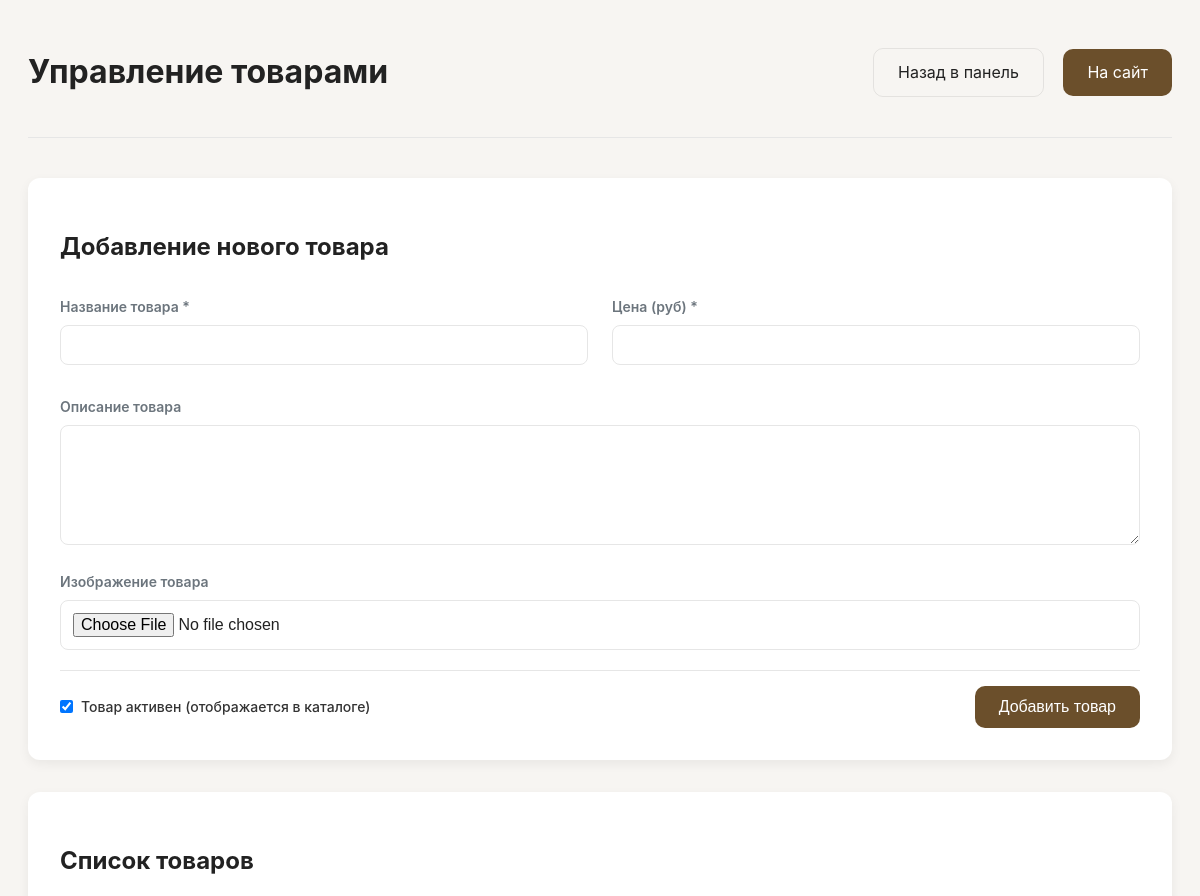
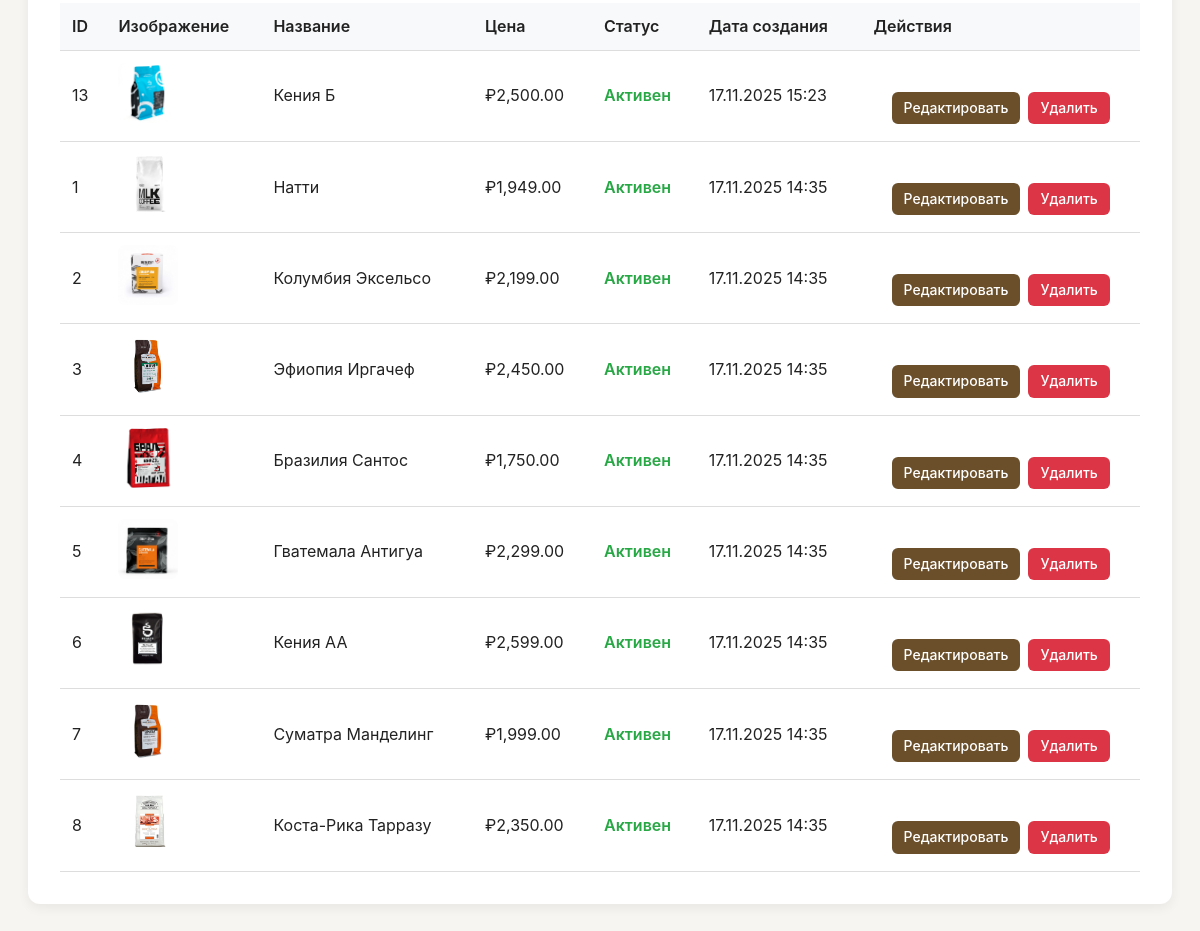
Screenshot of /admin/products.php (signed in) with the database file from the repository (2 pictures, top to bottom).
### tables this page shows
CREATE TABLE `photo` (
  `id` int NOT NULL,
  `image` varchar(200) NOT NULL,
  `text` varchar(200) NOT NULL,
  `price` decimal(10,2) DEFAULT '1949.00',
  `description` text,
  `is_active` tinyint(1) NOT NULL DEFAULT '1',
  `created_at` timestamp NOT NULL DEFAULT CURRENT_TIMESTAMP,
  `updated_at` timestamp NOT NULL DEFAULT CURRENT_TIMESTAMP ON UPDATE CURRENT_TIMESTAMP
);

### admin/products.php (the view, shortened to what this page needs)
<?php
require_once '../lib/db.php';
$edit_product = null;
try {
    $sql = 'SELECT * FROM photo ORDER BY created_at DESC';
    $query = $pdo->prepare($sql);
    $query->execute();
    $products = $query->fetchAll(PDO::FETCH_OBJ);
} catch (PDOException $e) {
    error_log("Products list error: " . $e->getMessage());
    $products = [];
}
?>
<!DOCTYPE html>
<html lang="ru">
<head>
    <link rel="stylesheet" href="../css/style.css">
    <link rel="stylesheet" href="../css/admin.css">
</head>
<body>
<main class="container admin-container">
    <div class="admin-header">
        <h1>Управление товарами</h1>
        <div>
            <a href="index.php" class="btn ghost">Назад в панель</a>
            <a href="../index.php" class="btn" style="margin-left: 15px;">На сайт</a>
        </div>
    </div>
    <section class="form-section">
        <h2><?php echo $edit_product ? 'Редактирование товара' : 'Добавление нового товара'; ?></h2>
        <form method="post" enctype="multipart/form-data">
            <div class="form-grid">
                <div class="form-group">
                    <label for="text">Название товара *</label>
                    <input type="text" id="text" name="text" required
                           value="<?php echo $edit_product ? htmlspecialchars($edit_product->text) : ''; ?>">
                </div>
                <div class="form-group">
                    <label for="price">Цена (руб) *</label>
                    <input type="number" id="price" name="price" step="0.01" min="0" required
                           value="<?php echo $edit_product ? $edit_product->price : ''; ?>">
                </div>
            </div>
            <div class="form-group">
                <label for="description">Описание товара</label>
                <textarea id="description" name="description"><?php echo $edit_product ? htmlspecialchars($edit_product->description) : ''; ?></textarea>
            </div>
            <div class="form-group">
                <label for="image">Изображение товара</label>
                <input type="file" id="image" name="image" accept="image/jpeg,image/jpg,image/png,image/gif,image/webp">
            </div>
            <div class="form-actions">
                <div class="active-checkbox">
                    <label style="display: flex; align-items: center; gap: 8px;">
                        <input type="checkbox" name="is_active" value="1"
                                <?php echo ($edit_product && $edit_product->is_active) || !$edit_product ? 'checked' : ''; ?>>
                        <span>Товар активен (отображается в каталоге)</span>
                    </label>
                </div>
                <div class="form-buttons">
                    <button type="submit" class="btn">
                        <?php echo $edit_product ? 'Обновить товар' : 'Добавить товар'; ?>
                    </button>
                </div>
            </div>
        </form>
    </section>
    <section class="list-section">
        <h2>Список товаров</h2>
        <?php if (empty($products)): ?>
            <p>Товаров пока нет.</p>
        <?php else: ?>
            <table class="products-table">
                <thead>
                <tr>
                    <th>ID</th>
                    <th>Изображение</th>
                    <th>Название</th>
                    <th>Цена</th>
                    <th>Статус</th>
                    <th>Дата создания</th>
                    <th>Действия</th>
                </tr>
                </thead>
                <tbody>
                <?php foreach ($products as $product): ?>
                    <tr>
                        <td><?php echo $product->id; ?></td>
                        <td>
                            <img src="../image/<?php echo $product->image; ?>" alt="<?php echo htmlspecialchars($product->text); ?>" class="product-image">
                        </td>
                        <td><?php echo htmlspecialchars($product->text); ?></td>
                        <td>₽<?php echo number_format($product->price, 2); ?></td>
                        <td>
                                    <span class="status-<?php echo $product->is_active ? 'active' : 'inactive'; ?>">
                                        <?php echo $product->is_active ? 'Активен' : 'Неактивен'; ?>
                                    </span>
                        </td>
                        <td><?php echo date('d.m.Y H:i', strtotime($product->created_at)); ?></td>
                        <td>
                            <div class="action-buttons">
                                <a href="?edit=<?php echo $product->id; ?>" class="btn btn-small">Редактировать</a>
                                <a href="?delete=<?php echo $product->id; ?>" class="btn btn-small"
                                   onclick="return confirm('Вы уверены, что хотите удалить этот товар?')"
                                   style="background: #dc3545;">Удалить</a>
                            </div>
                        </td>
                    </tr>
                <?php endforeach; ?>
                </tbody>
            </table>
        <?php endif; ?>
    </section>
</main>
</body>
</html>

### css/style.css (style rules this page uses)
:root { --accent: #6b4f2b; --muted: #6c757d; --bg: #f7f5f2; --white: #fff; --radius: 12px; --container: 1100px; font-family: Inter, "Segoe UI", Roboto, Arial, sans-serif; color: #222; }
* { box-sizing: border-box; }
body { margin: 0 auto; background: var(--bg); line-height: 1.45; }
.container { max-width: var(--container); margin: 0 auto; padding: 28px; }
.btn { background: var(--accent); color: var(--white); border: none; padding: 12px 24px; border-radius: 10px; cursor: pointer; text-decoration: none; display: inline-block; font-size: 16px; transition: all 0.3s ease; }
.btn.ghost { background: transparent; border: 1px solid rgba(0, 0, 0, .08); color: inherit; }
form label { display: block; margin: 12px 0; font-size: 14px; }
form input[type=text], form input[type=email], form input[type=password], form input[type=tel], form input[type=number], form textarea { width: 100%; padding: 10px; border-radius: 8px; border: 1px solid #e6e6e6; background: #fff; }
.form-actions { display: flex; gap: 10px; margin-top: 12px; align-items: center; }
.form-group { margin-bottom: 20px; }
.form-group label { display: block; margin-bottom: 8px; font-weight: 600; color: var(--muted); }
.form-group input, .form-group select, .form-group textarea { width: 100%; padding: 12px; border: 1px solid #e6e6e6; border-radius: 8px; font-size: 16px; transition: border-color 0.3s ease; }
.product-image { width: 60px; height: 60px; object-fit: cover; border-radius: 8px; }
.btn-small { padding: 6px 12px; font-size: 14px; }
.action-buttons { display: flex; gap: 12px; justify-content: center; margin-top: 24px; flex-wrap: wrap; }

### css/admin.css (style rules this page uses)
.admin-container { max-width: 1400px; margin: 0 auto; }
.admin-header { display: flex; justify-content: space-between; align-items: center; margin-bottom: 40px; padding-bottom: 20px; border-bottom: 1px solid #e6e6e6; }
.requests-table, .admins-table, .emails-table, .orders-table, .products-table { width: 100%; border-collapse: collapse; margin-top: 20px; }
.requests-table th, .requests-table td, .admins-table th, .admins-table td, .emails-table th, .emails-table td, .orders-table th, .orders-table td, .products-table th, .products-table td { padding: 12px; text-align: left; border-bottom: 1px solid #ddd; }
.requests-table th, .admins-table th, .emails-table th, .orders-table th, .products-table th { background-color: #f8f9fa; font-weight: 600; }
.form-group { margin-bottom: 20px; left: 40px; }
.form-group label { display: flex; margin-bottom: 8px; font-weight: 600; color: var(--muted); }
.form-group input { width: 100%; padding: 12px; border: 1px solid #e6e6e6; border-radius: 8px; font-size: 16px; }
.form-section, .list-section { background: var(--white); padding: 32px; border-radius: var(--radius); box-shadow: 0 4px 12px rgba(0, 0, 0, 0.06); margin-bottom: 32px; }
.form-grid { display: grid; grid-template-columns: 1fr 1fr; gap: 24px; }
.form-actions { display: flex; justify-content: space-between; align-items: center; margin-top: 20px; padding-top: 15px; border-top: 1px solid #e6e6e6; }
.active-checkbox { display: flex; align-items: center; }
.active-checkbox label { display: flex; align-items: center; gap: 8px; margin: 0; font-weight: 500; color: #333; cursor: pointer; }
.active-checkbox input[type="checkbox"] { width: auto; margin: 0; }
.form-buttons { display: flex; gap: 10px; }
.action-buttons { display: flex; gap: 8px; }
.btn-small { padding: 6px 12px; font-size: 14px; }
.form-group textarea, .form-group select { width: 100%; padding: 12px; border: 1px solid #e6e6e6; border-radius: 8px; font-size: 16px; }
.form-group textarea { height: 120px; resize: vertical; }
.product-image { width: 60px; height: 60px; object-fit: cover; border-radius: 8px; }
.status-active { color: #28a745; font-weight: 600; }
.action-buttons { display: flex; gap: 8px; flex-wrap: wrap; align-items: center; }
.btn-small { padding: 6px 12px; font-size: 14px; text-decoration: none; border-radius: 6px; cursor: pointer; border: none; transition: all 0.2s ease; font-weight: 500; display: inline-block; text-align: center; }

### rows the page displays
photo: id "13", image (picture), text "Кения Б", price "2,500.00", is_active "Активен", created_at "17.11.2025 15:23"
photo: id "1", image (picture), text "Натти", price "1,949.00", is_active "Активен", created_at "17.11.2025 14:35"
photo: id "2", image (picture), text "Колумбия Эксельсо", price "2,199.00", is_active "Активен", created_at "17.11.2025 14:35"
photo: id "3", image (picture), text "Эфиопия Иргачеф", price "2,450.00", is_active "Активен", created_at "17.11.2025 14:35"
photo: id "4", image (picture), text "Бразилия Сантос", price "1,750.00", is_active "Активен", created_at "17.11.2025 14:35"
photo: id "5", image (picture), text "Гватемала Антигуа", price "2,299.00", is_active "Активен", created_at "17.11.2025 14:35"
photo: id "6", image (picture), text "Кения AA", price "2,599.00", is_active "Активен", created_at "17.11.2025 14:35"
photo: id "7", image (picture), text "Суматра Манделинг", price "1,999.00", is_active "Активен", created_at "17.11.2025 14:35"
photo: id "8", image (picture), text "Коста-Рика Тарразу", price "2,350.00", is_active "Активен", created_at "17.11.2025 14:35"
